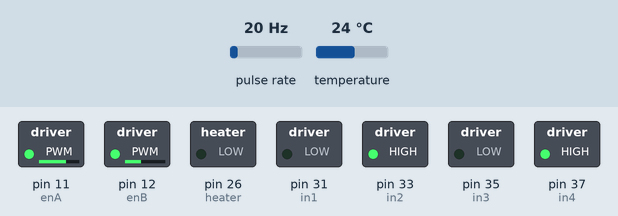
Recording of a sketch running on a simulated Arduino Mega 2560, built with avr-gcc and run on an emulated ATmega2560. Parts: switched loads named in the sketch (green lamp = pin HIGH). Wiring (inferred from the names in the program): pulse sensor: data pin 2. Inputs (shaded band) come from the test bench; at power-on: temperature 24 °C, pulse rate 20 Hz. What the sketch prints to the serial monitor is not drawn.

Above: at 1.2 s.
1.3 s: temperature set to 12 °C
4.5 s: temperature set to 19 °C
Timing chart, 0 to 7.5 s (numbered marks = the images above; inputs shaded):
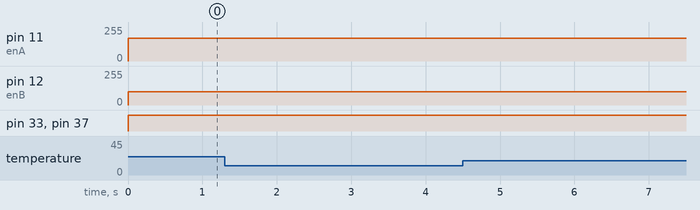

Measured:
- after the input at 1.3 s, every drawn part: stays the same
- after the input at 4.5 s, every drawn part: stays the same

The sketch:

flowrate_and_pump_controls_.ino
```cpp
#include <OneWire.h>

volatile int NbTopsFan; //measuring the rising edges of the signal
OneWire  ds(10);
int Calc ;
int hallsensor = 2;
int enA = 11;
int in1 = 31;
int in2 = 33;
// motor two
int enB = 12;
int in3 = 35;
int in4 = 37;
int heater = 26;


void demoOne()
{
  // this function will run the motors in both directions at a fixed speed
  // turn on motor A
  digitalWrite(in1, LOW );
  digitalWrite(in2, HIGH);
  // set speed to 200 out of possible range 0~255
  // P pump - 5v
  // set at 170

 analogWrite(enA, 170);

  // turn on motor
  digitalWrite(in3, LOW);
  digitalWrite(in4, HIGH);

  // set speed to 200 out of possible range 0~255
  // pump pump!
  // set aprox 100 - 255
  analogWrite(enB, 100);

  digitalWrite(heater, LOW);
  delay(2000);

}

void rpm ()     //This is the function that the interupt calls
{
 NbTopsFan++;  //This function measures the rising and falling edge of the hall effect sensors signal
}
// The setup() method runs once, when the sketch starts
void setup()
{
    // set all the motor control pins to outputs
  pinMode(enA, OUTPUT);
  pinMode(enB, OUTPUT);
  pinMode(in1, OUTPUT);
  pinMode(in2, OUTPUT);
  pinMode(in3, OUTPUT);
  pinMode(in4, OUTPUT);
  pinMode(heater, OUTPUT);
 pinMode(hallsensor, INPUT); //initializes digital pin 2 as an input
 Serial.begin(9600); //This is the setup function where the serial port is initialised,
 attachInterrupt(0, rpm, RISING);
 //and the interrupt is attached
}
// the loop() method runs over and over again,
// as long as the Arduino has power
void loop ()
{
 demoOne();
 NbTopsFan = 0;      //Set NbTops to 0 ready for calculations
 sei();            //Enables interrupts
 delay (1000);      //Wait 1 second
 cli();            //Disable interrupts
 Calc = (NbTopsFan * 60 / 7.5 / 60); //(Pulse frequency x 60) / 7.5Q, = flow rate in L/hour
 Serial.print (Calc, DEC); //Prints the number calculated above
 Serial.print (" L/min\r\n"); //Prints "L/hour" and returns a  new line

 byte i;
  byte present = 0;
  byte type_s;
  byte data[12];
  byte addr[8];
  float celsius, fahrenheit;

  if ( !ds.search(addr)) {
    Serial.println("No more addresses.");
    Serial.println();
    ds.reset_search();
    delay(250);
    return;
  }

  Serial.print("ROM =");
  for( i = 0; i < 8; i++) {
    Serial.write(' ');
    Serial.print(addr[i], HEX);
  }
if (OneWire::crc8(addr, 7) != addr[7]) {
      Serial.println("CRC is not valid!");
      return;
  }
  Serial.println();
   switch (addr[0]) {
    case 0x10:
      Serial.println("  Chip = DS18S20");  // or old DS1820
      type_s = 1;
      break;
    case 0x28:
      Serial.println("  Chip = DS18B20");
      type_s = 0;
      break;
    case 0x22:
      Serial.println("  Chip = DS1822");
      type_s = 0;
      break;
    default:
      Serial.println("Device is not a DS18x20 family device.");
      return;
  }

  ds.reset();
  ds.select(addr);
  ds.write(0x44, 1);        // start conversion, with parasite power on at the end

  delay(1000);     // maybe 750ms is enough, maybe not
  // we might do a ds.depower() here, but the reset will take care of it.

  present = ds.reset();
  ds.select(addr);
  ds.write(0xBE);         // Read Scratchpad

  Serial.print("  Data = ");
  Serial.print(present, HEX);
  Serial.print(" ");
  for ( i = 0; i < 9; i++) {           // we need 9 bytes
    data[i] = ds.read();
    Serial.print(data[i], HEX);
    Serial.print(" ");
  }
  Serial.print(" CRC=");
  Serial.print(OneWire::crc8(data, 8), HEX);
  Serial.println();
  int16_t raw = (data[1] << 8) | data[0];
  if (type_s) {
    raw = raw << 3; // 9 bit resolution default
    if (data[7] == 0x10) {
      raw = (raw & 0xFFF0) + 12 - data[6];
    }
  } else {
    byte cfg = (data[4] & 0x60);
    if (cfg == 0x00) raw = raw & ~7;  // 9 bit resolution, 93.75 ms
    else if (cfg == 0x20) raw = raw & ~3; // 10 bit res, 187.5 ms
    else if (cfg == 0x40) raw = raw & ~1; // 11 bit res, 375 ms
  }
  celsius = (float)raw / 16.0;
  fahrenheit = celsius * 1.8 + 32.0;
  Serial.print("  Temperature = ");
  Serial.print(celsius);
  Serial.print(" Celsius, ");
  Serial.print(fahrenheit);
  Serial.println(" Fahrenheit");
}
```
